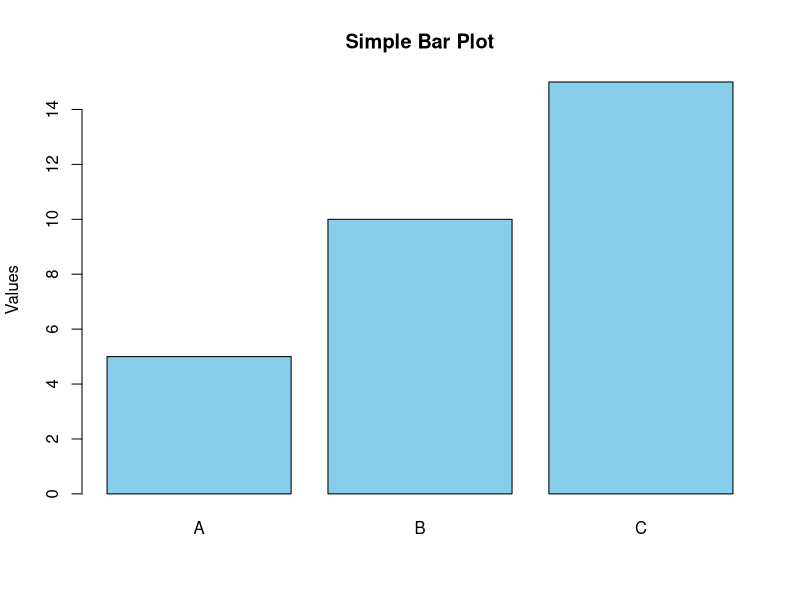

The R script that drew this image:
categories <- c("A", "B", "C")
values <- c(5, 10, 15)

barplot(values,
names.arg = categories,
col = "skyblue",
main = "Simple Bar Plot",
ylab = "Values")
